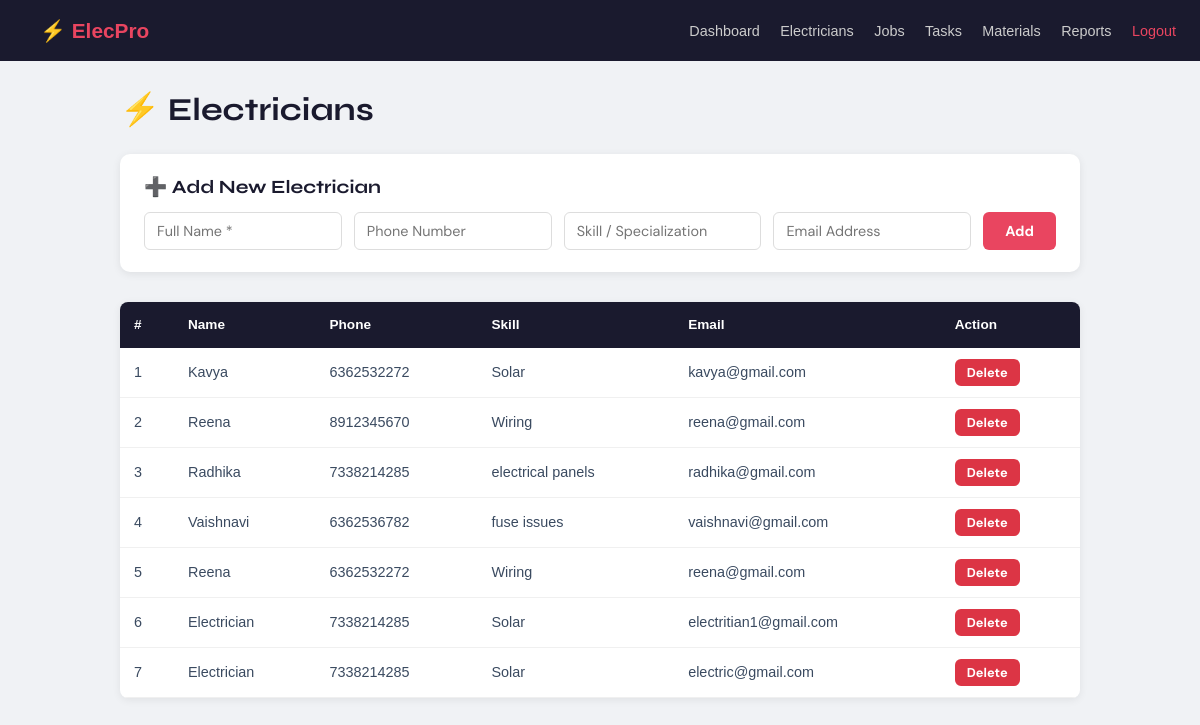
The app's page /electricians (signed in) with its own data.
### tables this page shows
CREATE TABLE electricians (
            id    INTEGER PRIMARY KEY AUTOINCREMENT,
            name  TEXT NOT NULL,
            phone TEXT,
            skill TEXT,
            email TEXT
        );

### app.py (the view, shortened to what this page needs)
@app.route('/electricians', methods=['GET', 'POST'])
@login_required
def electricians():
    db = get_db()
    all_elec = db.execute('SELECT * FROM electricians').fetchall()
    db.close()
    return render_template('electricians.html', electricians=all_elec)

### app.py (called while the page is built)
def login_required(f):
    from functools import wraps
    @wraps(f)
    def wrapper(*args, **kwargs):
        if 'user_id' not in session:
            flash('Please log in first.', 'warning')
            return redirect(url_for('login'))
        return f(*args, **kwargs)
    return wrapper

### database.py (called while the page is built)
def get_db():
    conn = sqlite3.connect(DATABASE)
    conn.row_factory = sqlite3.Row   # lets us access columns by name
    return conn

### templates/electricians.html (shortened to what this page needs)
<!DOCTYPE html>
<html lang="en">
<head>
    <link rel="stylesheet" href="{{ url_for('static', filename='css/style.css') }}">
</head>
<body>
<nav>
    <a class="logo" href="/dashboard">⚡ ElecPro</a>
    <div>
        {% if session.get('role') == 'admin' %}
            <a href="/admin/dashboard">Dashboard</a>
        {% endif %}
        <a href="/electricians">Electricians</a>
        <a href="/jobs">Jobs</a>
        <a href="/tasks">Tasks</a>
        <a href="/materials">Materials</a>
        <a href="/reports">Reports</a>
        <a href="/logout" style="color:#e94560;">Logout</a>
    </div>
</nav>
<div class="content">
    <h1>⚡ Electricians</h1>
    {% if session.get('role') == 'admin' %}
    <form class="add-form" method="POST" action="/electricians">
        <h3>➕ Add New Electrician</h3>
        <div class="form-row">
            <input type="text"  name="name"  placeholder="Full Name *"  required>
            <input type="text"  name="phone" placeholder="Phone Number">
            <input type="text"  name="skill" placeholder="Skill / Specialization">
            <input type="email" name="email" placeholder="Email Address">
            <button type="submit" class="btn">Add</button>
        </div>
    </form>
    {% endif %}
    <table>
        <thead>
            <tr>
                <th>#</th><th>Name</th><th>Phone</th><th>Skill</th><th>Email</th>
                {% if session.get('role') == 'admin' %}<th>Action</th>{% endif %}
            </tr>
        </thead>
        <tbody>
            {% for elec in electricians %}
            <tr>
                <td>{{ elec['id'] }}</td>
                <td>{{ elec['name'] }}</td>
                <td>{{ elec['phone'] or '—' }}</td>
                <td>{{ elec['skill'] or '—' }}</td>
                <td>{{ elec['email'] or '—' }}</td>
                {% if session.get('role') == 'admin' %}
                <td>
                    <form method="POST" action="/electricians/delete/{{ elec['id'] }}" style="display:inline;" onsubmit="return confirm('Delete this electrician?')">
                        <button type="submit" class="btn btn-del">Delete</button>
                    </form>
                </td>
                {% endif %}
            </tr>
            {% else %}
            <tr><td colspan="6" style="text-align:center;color:#888;">No electricians added yet.</td></tr>
            {% endfor %}
        </tbody>
    </table>
</div>
</body>
</html>

### static/css/style.css (style rules this page uses)
:root { --blue-dark: #0a2540; --blue-mid: #1a4a8a; --blue-main: #1e6fd9; --blue-light: #4a9af5; --blue-pale: #e8f1fc; --white: #ffffff; --grey-light: #f4f7fb; --grey-mid: #dde4ef; --grey-text: #8a99b3; --text-dark: #0d1b2e; --text-body: #3a4a60; --success: #00b37d; --warning: #f5a623; --danger: #e5303a; --info: #0ea5e9; --shadow-sm: 0 2px 8px rgba(10,37,64,0.08); --shadow-md: 0 6px 24px rgba(10,37,64,0.12); --shadow-lg: 0 16px 48px rgba(10,37,64,0.18); --radius-sm: 8px; --radius-md: 14px; --radius-lg: 22px; --sidebar-w: 260px; --nav-h: 68px; --font-head: 'Syne', sans-serif; --font-body: 'DM Sans', sans-serif; --transition: 0.22s cubic-bezier(.4,0,.2,1); }
*, *::before, *::after { box-sizing: border-box; margin: 0; padding: 0; }
html { scroll-behavior: smooth; }
body { font-family: var(--font-body); color: var(--text-body); background: var(--grey-light); line-height: 1.6; -webkit-font-smoothing: antialiased; }
h1,h2,h3,h4,h5,h6 { font-family: var(--font-head); color: var(--text-dark); line-height: 1.2; }
a { text-decoration: none; color: inherit; }
button { cursor: pointer; border: none; outline: none; font-family: var(--font-body); }
input, select, textarea { font-family: var(--font-body); }
.btn { display: inline-flex; align-items: center; gap: 7px; padding: 10px 22px; border-radius: var(--radius-sm); font-size: 0.9rem; font-weight: 600; transition: all var(--transition); white-space: nowrap; }
.form-row { display: grid; grid-template-columns: 1fr 1fr; gap: 16px; }
.btn-del { background: rgba(229,48,58,0.1); color: var(--danger); border: none; border-radius: 6px; padding: 6px 10px; font-size: 0.8rem; font-weight: 600; transition: background var(--transition); }

### templates/electricians.html (style rules this page uses)
* { box-sizing: border-box; margin: 0; padding: 0; }
body { font-family: Arial, sans-serif; background: #f0f2f5; }
nav { background: #1a1a2e; padding: 14px 24px; display: flex; justify-content: space-between; align-items: center; }
nav .logo { color: #e94560; font-size: 1.3rem; font-weight: bold; text-decoration: none; }
nav a { color: #ccc; text-decoration: none; margin-left: 16px; font-size: .9rem; }
.content { max-width: 1000px; margin: 30px auto; padding: 0 20px; }
h1 { margin-bottom: 24px; color: #1a1a2e; }
form.add-form { background: #fff; padding: 22px 24px; border-radius: 10px; box-shadow: 0 2px 8px rgba(0,0,0,.08); margin-bottom: 30px; }
form.add-form h3 { margin-bottom: 14px; color: #1a1a2e; }
.form-row { display: flex; gap: 12px; flex-wrap: wrap; }
.form-row input { flex: 1; min-width: 160px; padding: 9px 12px; border: 1px solid #ddd; border-radius: 6px; font-size: .9rem; }
.btn { padding: 10px 22px; background: #e94560; color: #fff; border: none; border-radius: 6px; font-weight: bold; cursor: pointer; white-space: nowrap; }
.btn-del { background: #dc3545; padding: 5px 12px; font-size: .8rem; }
table { width: 100%; border-collapse: collapse; background: #fff; border-radius: 8px; overflow: hidden; box-shadow: 0 2px 8px rgba(0,0,0,.07); }
th { background: #1a1a2e; color: #fff; padding: 12px 14px; text-align: left; font-size: .85rem; }
td { padding: 11px 14px; border-bottom: 1px solid #f0f0f0; font-size: .9rem; }

### records on screen
electricians: id "1", name "Kavya", phone "6362532272", skill "Solar", email "kavya@gmail.com"
electricians: id "2", name "Reena", phone "8912345670", skill "Wiring", email "reena@gmail.com"
electricians: id "3", name "Radhika", phone "7338214285", skill "electrical panels", email "radhika@gmail.com"
electricians: id "4", name "Vaishnavi", phone "6362536782", skill "fuse issues", email "vaishnavi@gmail.com"
electricians: id "5", name "Reena", phone "6362532272", skill "Wiring", email "reena@gmail.com"
electricians: id "6", name "Electrician", phone "7338214285", skill "Solar", email "electritian1@gmail.com"
electricians: id "7", name "Electrician", phone "7338214285", skill "Solar", email "electric@gmail.com"
